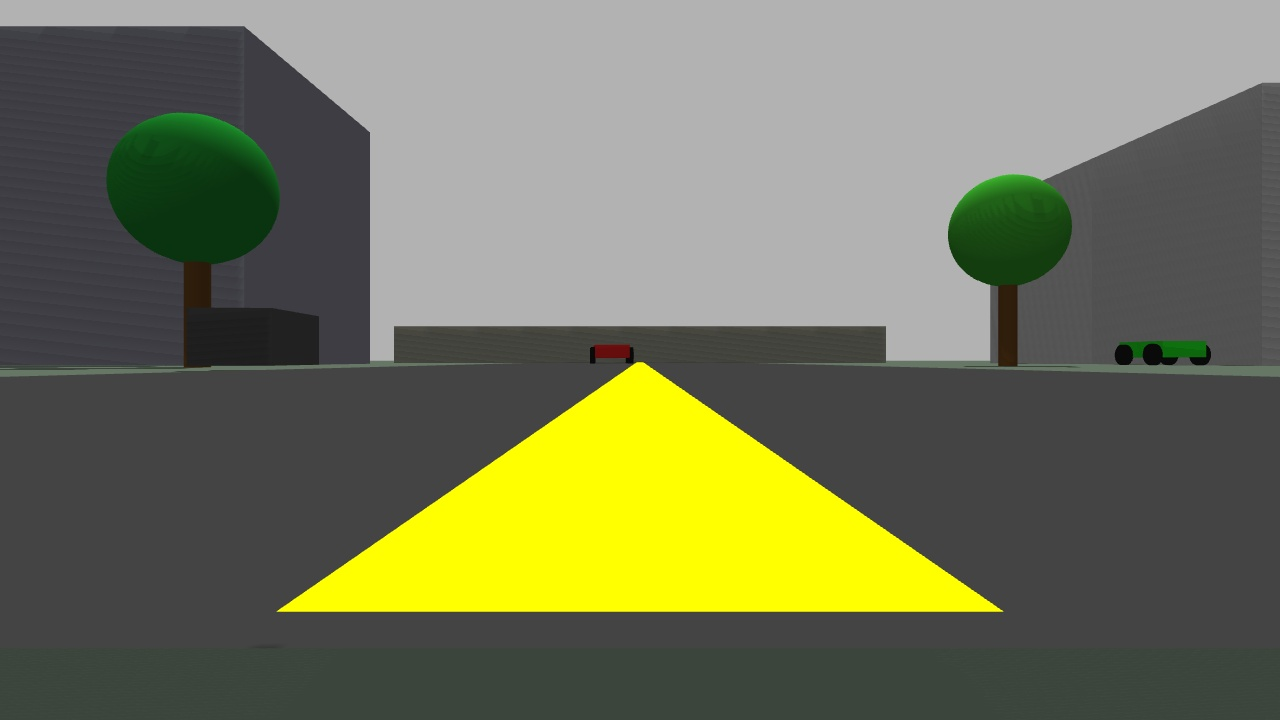
#> input picture training_data/images/frame_00010.jpg, 1280 x 720 px
$ python -i auto_follow_multi.py   (imports and definitions only)
#> lines starting #> are read from the running program, lines starting #| are printed output that depends on the picture; after the words box and inside, x2 and y2 are one past the last pixel; in counts of white or black regions, pixels touching at a corner belong together
#> further down, picture is the input picture: shape (720, 1280, 3); mean B, G, R 90.1, 117.9, 115
#!/usr/bin/env python3
"""
Autonomous following with multiple vehicles - follow a specific colored vehicle.

The drone can choose which vehicle to follow based on color:
  - Red vehicle (default)
  - Blue vehicle
  - Green vehicle

Usage:
    python3 scripts/auto_follow_multi.py --show-camera --target red
    python3 scripts/auto_follow_multi.py --show-camera --target blue
    python3 scripts/auto_follow_multi.py --show-camera --target green

Controls:
    q - quit and land
    p - pause/resume
    1 - switch to follow RED vehicle
    2 - switch to follow BLUE vehicle
    3 - switch to follow GREEN vehicle
"""

import time
import argparse
import threading
import numpy as np
import cv2
from gz.transport13 import Node
from gz.msgs10.twist_pb2 import Twist
from gz.msgs10.image_pb2 import Image


class PIDController:
    # [22 lines left out: functions __init__, reset, compute, not called in this run]


class ColorTargetDetector:
    """Detect vehicles by their specific color."""

    # HSV color ranges for each vehicle
    COLOR_RANGES = {
        "red": {
            "ranges": [
                (np.array([0, 80, 80]), np.array([10, 255, 255])),
                (np.array([160, 80, 80]), np.array([180, 255, 255]))
            ],
            "display_color": (0, 0, 255),   # BGR for drawing
            "label": "RED Vehicle"
        },
        "blue": {
            "ranges": [
                (np.array([100, 80, 80]), np.array([130, 255, 255]))
            ],
            "display_color": (255, 0, 0),
            "label": "BLUE Vehicle"
        },
        "green": {
            "ranges": [
                (np.array([35, 80, 80]), np.array([85, 255, 255]))
            ],
            "display_color": (0, 255, 0),
            "label": "GREEN Vehicle"
        }
    }

    def __init__(self, target="red"):
        self.target = target

    def set_target(self, target):
        self.target = target

    def detect_all(self, frame):
        """Detect all colored vehicles and return their positions."""
        hsv = cv2.cvtColor(frame, cv2.COLOR_BGR2HSV)
#> hsv: shape (720, 1280, 3); mean H, S, V 27.6, 40.5, 118.6
        kernel = np.ones((5, 5), np.uint8)
        detections = {}

        for color_name, config in self.COLOR_RANGES.items():
            mask = np.zeros(hsv.shape[:2], dtype=np.uint8)
            for lower, upper in config["ranges"]:
                mask = cv2.bitwise_or(mask, cv2.inRange(hsv, lower, upper))

            mask = cv2.morphologyEx(mask, cv2.MORPH_OPEN, kernel)
            mask = cv2.morphologyEx(mask, cv2.MORPH_CLOSE, kernel)
            mask = cv2.dilate(mask, kernel, iterations=2)

            contours, _ = cv2.findContours(mask, cv2.RETR_EXTERNAL, cv2.CHAIN_APPROX_SIMPLE)
            if contours:
                largest = max(contours, key=cv2.contourArea)
                area = cv2.contourArea(largest)
                if area > 200:
                    x, y, w, h = cv2.boundingRect(largest)
                    cx = x + w // 2
                    cy = y + h // 2
                    detections[color_name] = {
                        "cx": cx, "cy": cy, "w": w, "h": h,
                        "x": x, "y": y, "area": area,
                        "color": config["display_color"],
                        "label": config["label"]
                    }
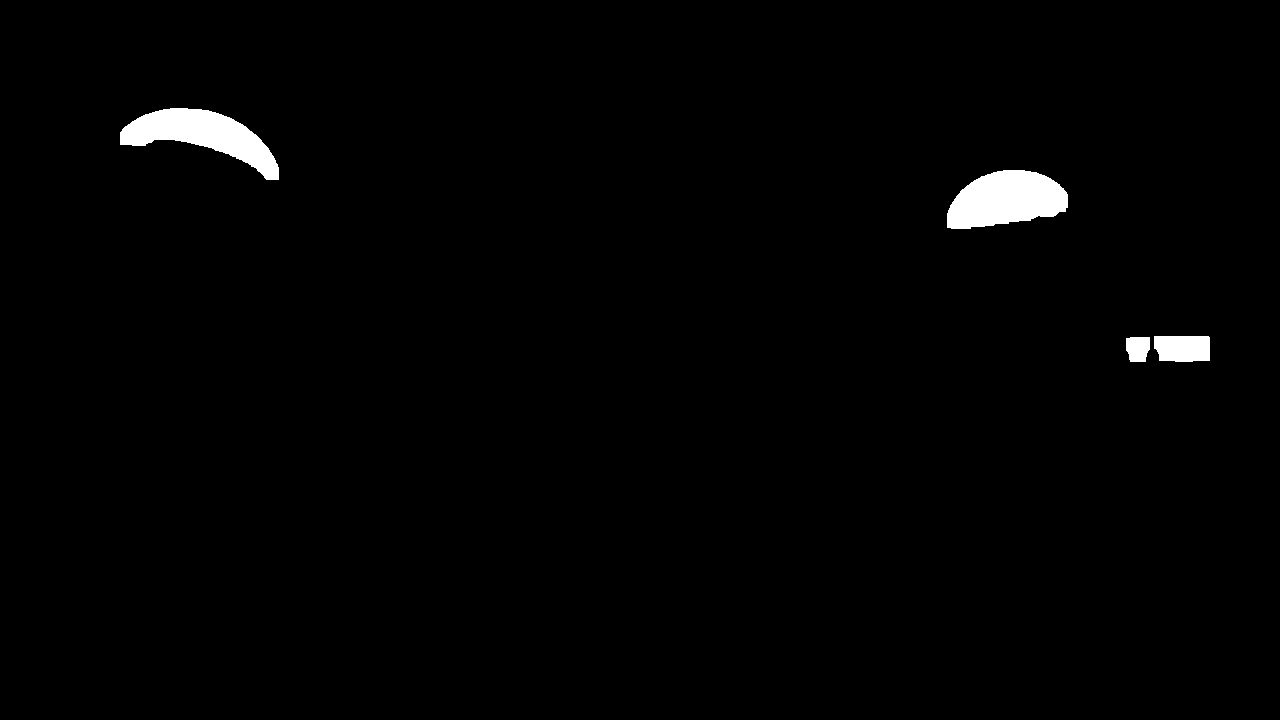
#> mask: shape (720, 1280); 1.3% white; 4 white regions, box (x1, y1, x2, y2) and area: (947, 170, 1068, 229) 5223, (120, 108, 279, 180) 5084, (1154, 336, 1210, 362) 1366, (1126, 337, 1150, 362) 528
#> after the loop, detections = 2 items

        return detections

    def detect_target(self, frame):
        """Detect only the target vehicle."""
        detections = self.detect_all(frame)
#> detections = 2 items
        if self.target in detections:
            d = detections[self.target]
#> d = 9 items
            return True, d["cx"], d["cy"], d["w"], d["h"], (d["x"], d["y"]), d["label"], detections
        return False, 0, 0, 0, 0, (0, 0), "", detections


class MultiVehicleFollower:
    # [31 lines left out: functions __init__, image_cb, not called in this run]

    def get_frame(self):
        with self.frame_lock:
            return self.latest_frame.copy() if self.latest_frame is not None else None

    # [7 lines left out: function send_cmd, not called in this run]

    def stop(self):
        self.send_cmd()

    # [166 lines left out: functions draw_hud, run, main, not called in this run]


# [2 lines not run here, left out]

>>> import cv2
>>> picture = cv2.imread('../training_data/images/frame_00010.jpg')
>>> result = ColorTargetDetector().detect_target(picture)
#> result = 8 items, first 6: True, 612, 351, 42, 23, (591, 340)
